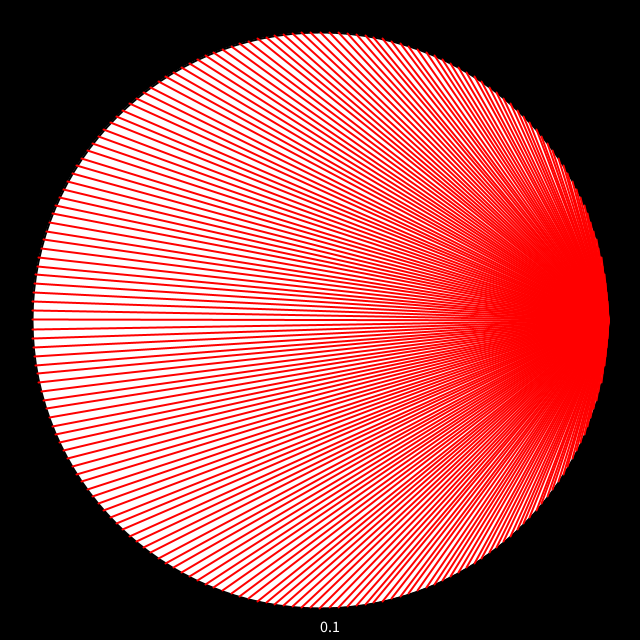
Frame 1 (no input)
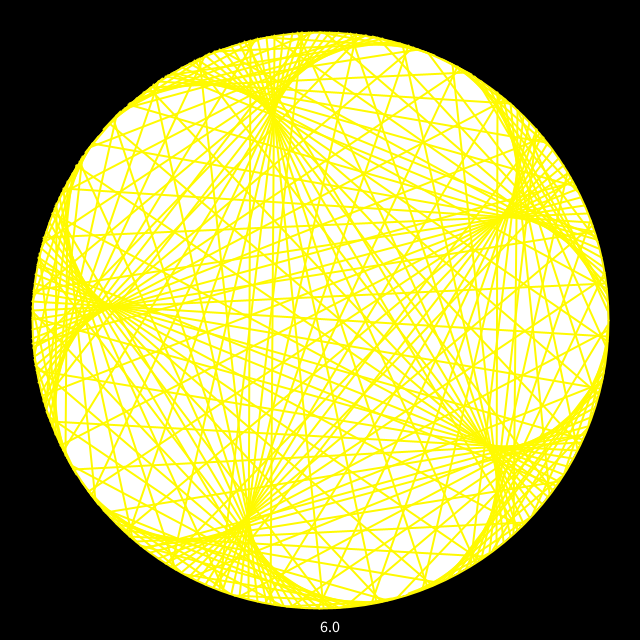
Frame 60 (the mouse pressed at the canvas centre just before this capture)
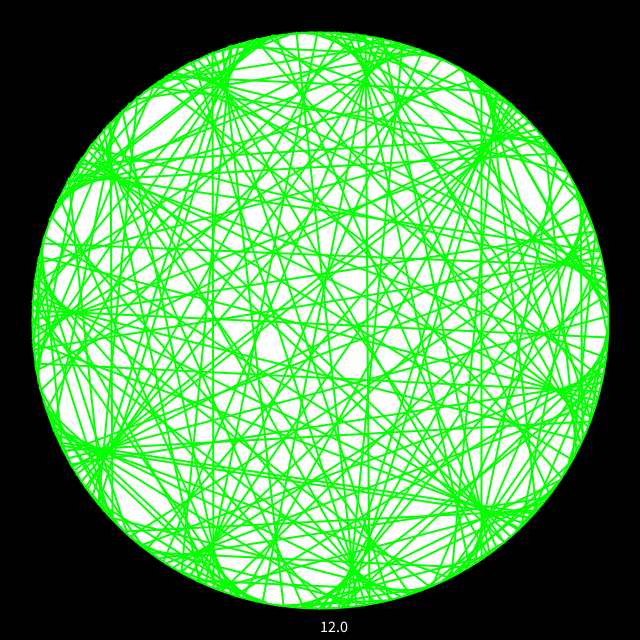
Frame 120 (the mouse held since frame 60 and released just before this capture)

The Processing sketch that drew these frames (run headless with seeded random() and noise(); from frame 60 on, the mouse is pressed at the canvas centre):

// Processing sketch: multiplication_tables
// ── multiplication_tables.pde

// Variables
int numPoints = 200;
int table = 0;
int signedTable = numPoints * 10 + table;
boolean animate = true;

///////////////////////

// Setup
void setup() {
  
  // Set size to 640x640, fps at 30 and title
  size(640, 640);
  frameRate(10);
  surface.setTitle("Barney codes #17 : Multiplication tables");

  // Set the colors to be on the color wheel, stroke weight of 2 and text size of 16
  colorMode(HSB, 360, 255, 255);
  strokeWeight(2);
  textSize(16);
}

// Draw everything
void draw() {
  
  // Black background, move to the middle and draw a circle
  background(0);
  translate(width / 2, height / 2);
  circle(0, 0, width - width / 10);
  
  // Draw the lines
  drawLines();
  
  // If we animate, add 0.1 to the table
  if (animate) {
    table += 1;
  }
  
  // If table is positive, write it
  if (table >= 0) {
    text(table % (numPoints * 10) / 10 + "." + table % 10, 0, height / 2 - 8);
  } 
  
  // Else write it modulo 200
  else {
    signedTable = numPoints * 10 + table;
    text(signedTable % (signedTable * 10) / 10 + "." + signedTable % 10, 0, height / 2 - 8);
  }
}

// Draw the lines
void drawLines() {
  
  // Pick a color based on the table
  if (table >= 0) {
    stroke(table % 360, 255, 255);
  } else {
    stroke((360 + table) % 360, 255, 255);
  }
  
  // Set the radius of the circle
  float radius = (width - width / 10) / 2;
  
  // Draw each line
  for (int i = 0; i < numPoints; i++) {
    
    // Get the angles of the line and draw it
    float angleI = getAngle(i);
    float angleJ = getAngle(i * float(table) / 10);
    line(cos(angleI) * radius, sin(angleI) * radius, cos(angleJ) * radius, sin(angleJ) * radius);
  }
}

// If a key is pressed
void keyReleased() {

  // If it is up, add 1
  if (key == CODED && keyCode == UP) {
    table += 10;
  }

  // If it is down, remove 1
  else if (key == CODED && keyCode == DOWN) {
    table -= 10;
  } 
  
  // If it is left, remove 0.1
  else if (key == CODED && keyCode == LEFT) {
    table -= 1;
  }

  // If it is down, add 0.1
  else if (key == CODED && keyCode == RIGHT) {
    table += 1;
  }
}

// If we click, stop the animation
void mouseReleased() {
  animate = !animate;
}

// Get the angle in radians
float getAngle(float degree) {
  return (TAU / numPoints) * degree;
}
